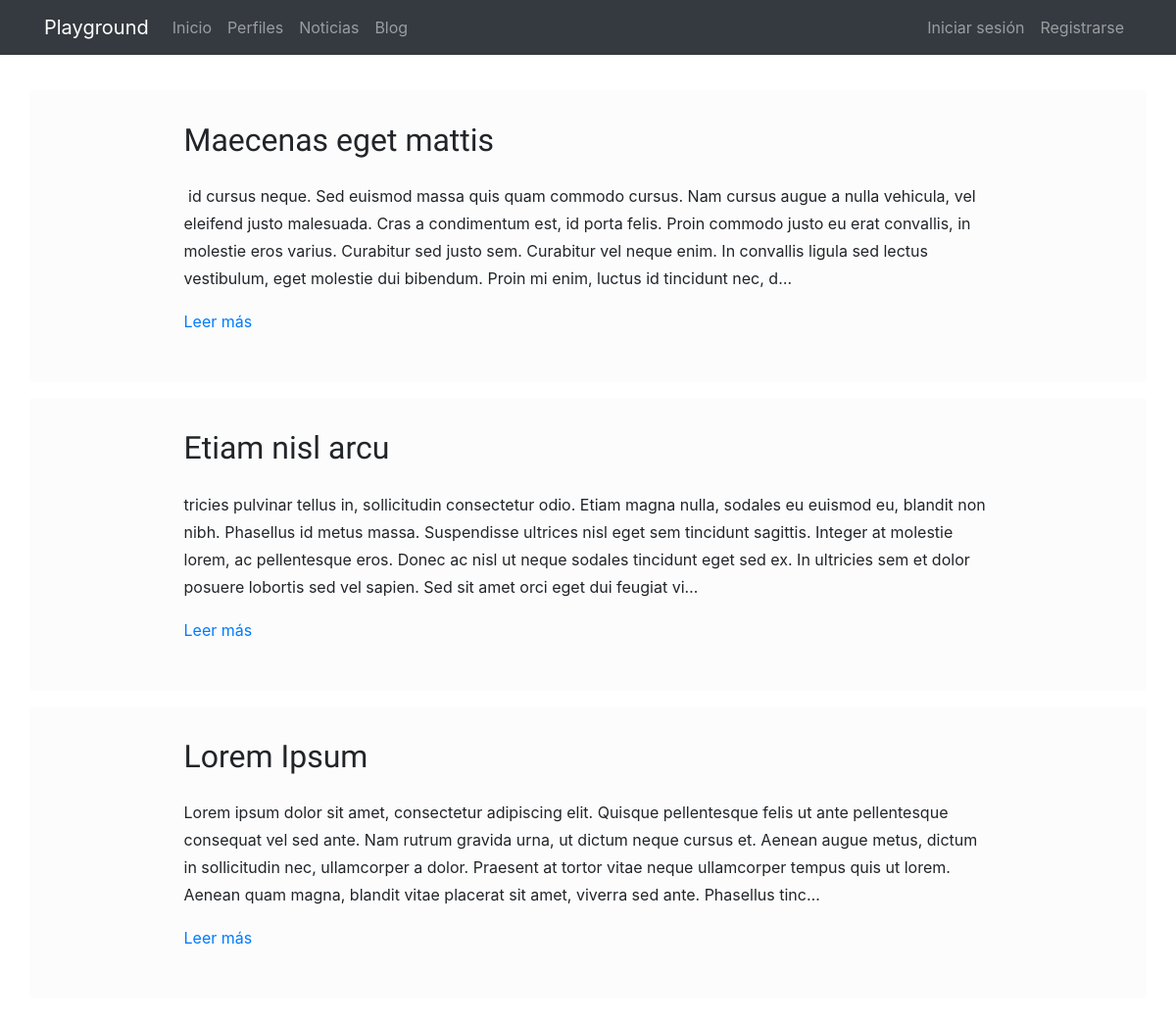
The page /pages/ on the database as committed earlier.
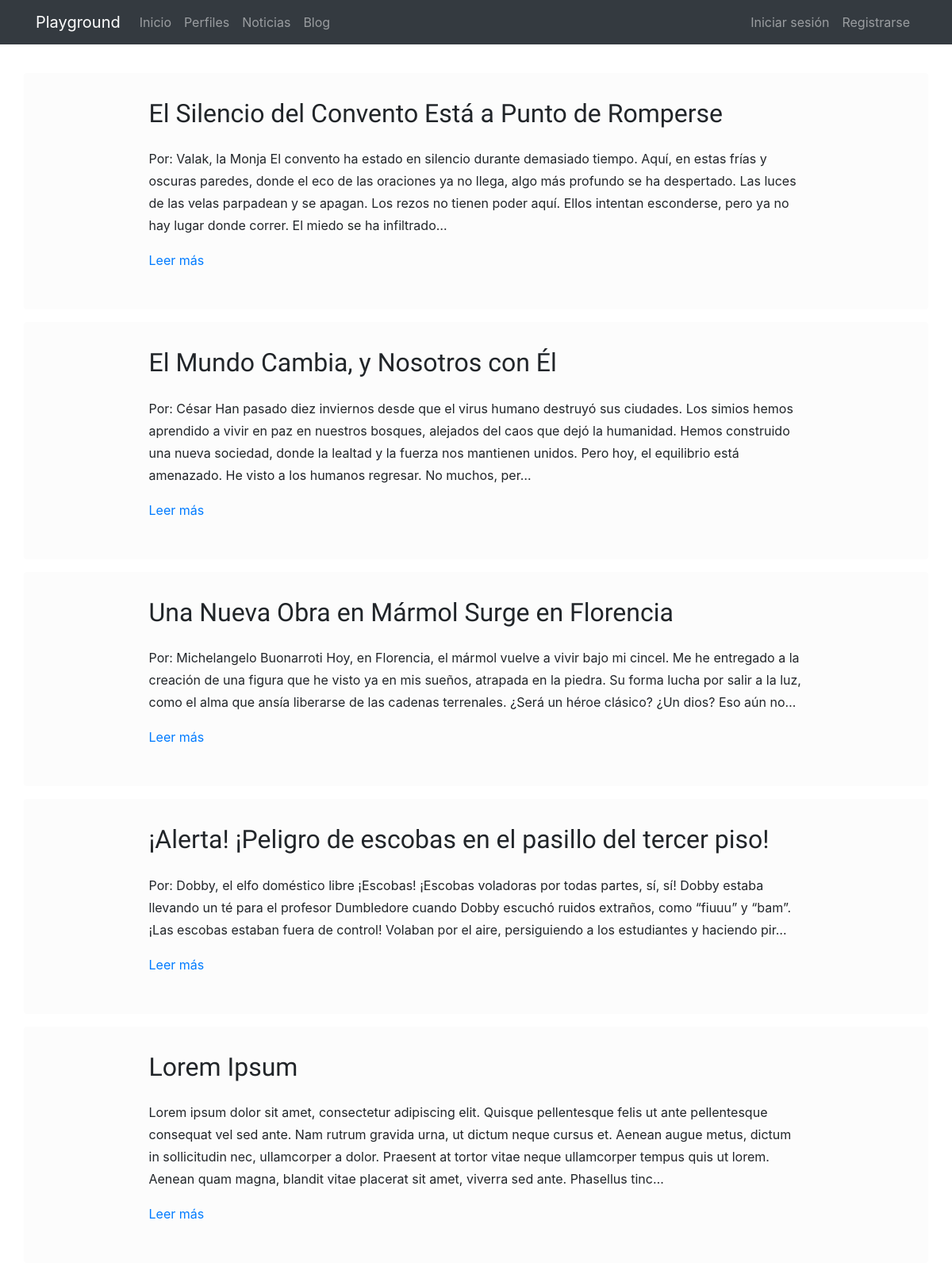
The same page on the database as committed later.
### pages/models.py (models this page shows, shortened)
class Page(models.Model):
    title = models.CharField(verbose_name="Título", max_length=200)
    content = RichTextField(verbose_name="Contenido")
    order = models.SmallIntegerField(verbose_name="Orden", default=0)
    created = models.DateTimeField(auto_now_add=True, verbose_name="Fecha de creación")
    updated = models.DateTimeField(auto_now=True, verbose_name="Fecha de edición")
    class Meta:
        verbose_name = "página"
        verbose_name_plural = "páginas"
        ordering = ['order', 'title']

### pages/views.py (the view)
# urls.py: path('', PageListView.as_view(), name='pages'),
class PageListView(ListView):
    model = Page

### pages/templates/pages/page_list.html (shortened to what this page needs)
{% extends 'core/base.html' %}
{% load static %}
{% block content %}
{% include 'pages/includes/pages_menu.html' %}
<main role="main">
  <div class="container mb-4">
    {% for page in page_list|dictsort:"id" reversed %}
      <div class="row mt-3">
        <div class="cta cta-innerv rounded">
        <div class="col-md-9 mx-auto">
          <h2 class="mb-4">{{page.title}}</h2>
          <div>
            <p>{{page.content|striptags|safe|truncatechars:"400"}}</p>
            <p><a href="{% url 'pages:page' page.id page.title|slugify %}">Leer más</a>
            </p>
          </div>
        </div>
        </div>
      </div>
    {% endfor %}
  </div>
</main>
{% endblock %}

Rows that differ between the two databases and show on the page:
removed Page: title "Maecenas eget mattis", content "id cursus neque. Sed euismod massa quis quam commodo cursus. Nam cursus augue a nulla vehicula, vel eleifend justo malesuada. Cras a condimentum est, id porta felis. Proin commodo justo eu erat convallis, in molestie eros varius. Curabitur sed justo sem. Curabitur vel neque enim. In convallis ligula sed lectus vestibulum, eget molestie dui bibendum. Proin mi enim, luctus id tincidunt nec, d…"
removed Page: title "Etiam nisl arcu", content "tricies pulvinar tellus in, sollicitudin consectetur odio. Etiam magna nulla, sodales eu euismod eu, blandit non nibh. Phasellus id metus massa. Suspendisse ultrices nisl eget sem tincidunt sagittis. Integer at molestie lorem, ac pellentesque eros. Donec ac nisl ut neque sodales tincidunt eget sed ex. In ultricies sem et dolor posuere lobortis sed vel sapien. Sed sit amet orci eget dui feugiat vi…"
added Page: title "El Silencio del Convento Está a Punto de Romperse", content "Por: Valak, la Monja El convento ha estado en silencio durante demasiado tiempo. Aquí, en estas frías y oscuras paredes, donde el eco de las oraciones ya no llega, algo más profundo se ha despertado. Las luces de las velas parpadean y se apagan. Los rezos no tienen poder aquí. Ellos intentan esconderse, pero ya no hay lugar donde correr. El miedo se ha infiltrado…"
added Page: title "El Mundo Cambia, y Nosotros con Él", content "Por: César Han pasado diez inviernos desde que el virus humano destruyó sus ciudades. Los simios hemos aprendido a vivir en paz en nuestros bosques, alejados del caos que dejó la humanidad. Hemos construido una nueva sociedad, donde la lealtad y la fuerza nos mantienen unidos. Pero hoy, el equilibrio está amenazado. He visto a los humanos regresar. No muchos, per…"
added Page: title "Una Nueva Obra en Mármol Surge en Florencia", content "Por: Michelangelo Buonarroti Hoy, en Florencia, el mármol vuelve a vivir bajo mi cincel. Me he entregado a la creación de una figura que he visto ya en mis sueños, atrapada en la piedra. Su forma lucha por salir a la luz, como el alma que ansía liberarse de las cadenas terrenales. ¿Será un héroe clásico? ¿Un dios? Eso aún no…"
added Page: title "¡Alerta! ¡Peligro de escobas en el pasillo del tercer piso!", content "Por: Dobby, el elfo doméstico libre ¡Escobas! ¡Escobas voladoras por todas partes, sí, sí! Dobby estaba llevando un té para el profesor Dumbledore cuando Dobby escuchó ruidos extraños, como “fiuuu” y “bam”. ¡Las escobas estaban fuera de control! Volaban por el aire, persiguiendo a los estudiantes y haciendo pir…"
